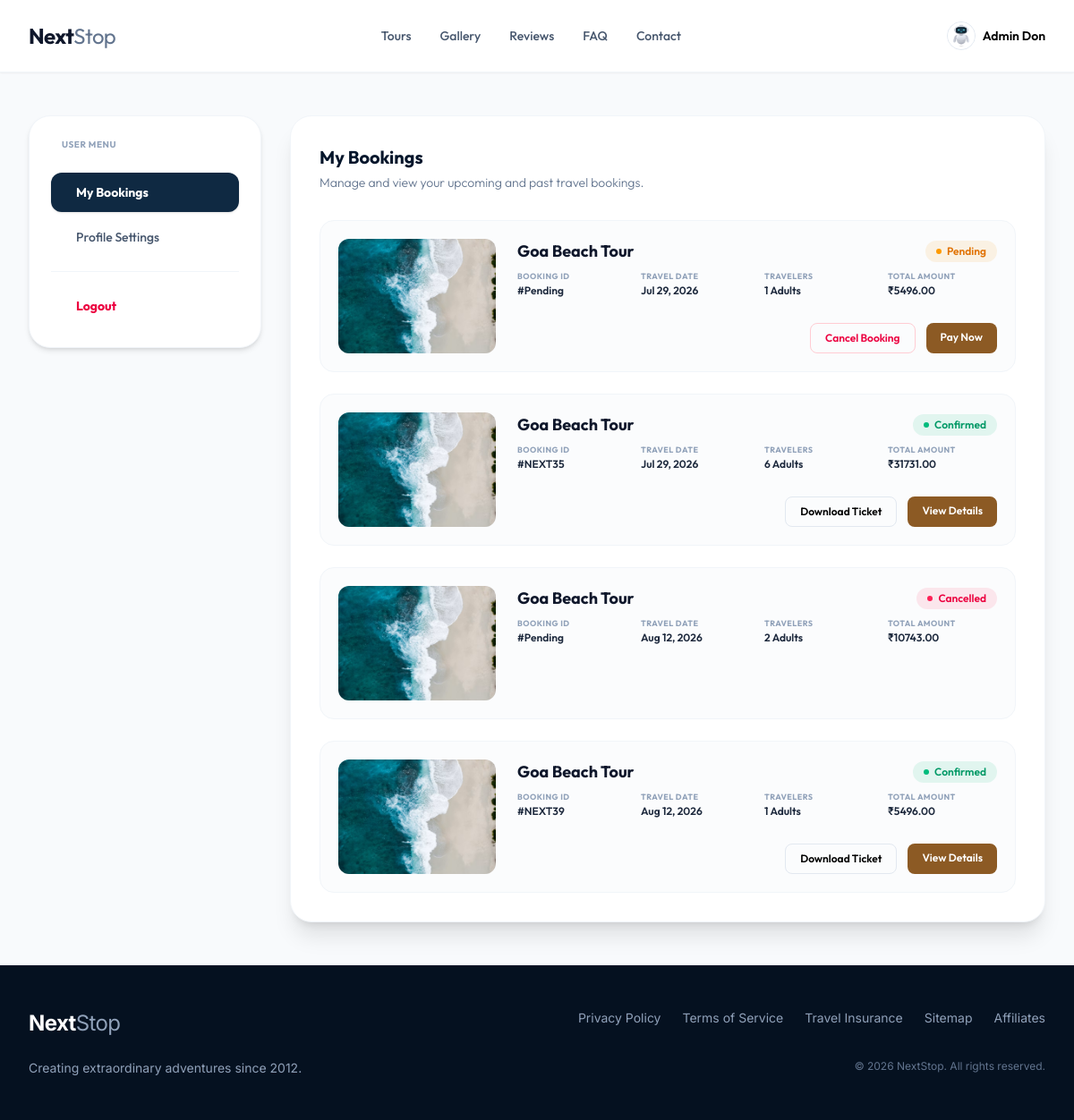
The page /user/ (signed in) on the database its author committed.
### user/models.py (models this page shows, shortened)
class User_Profile(models.Model):
  user = models.OneToOneField(User, on_delete=models.CASCADE, related_name='profile')
  phone = models.CharField(max_length=20)
  full_name = models.CharField(max_length=100)
  address = models.CharField(max_length=250, blank=True, null=True, default="")
  image = models.ImageField(upload_to='profile_pics', blank=True, null=True)

### booking/models.py (models this page shows, shortened)
class Booking(models.Model):
  PAYMENT_CHOICES = [
    ('pending', 'Pending'),
    ('paid', 'Paid'),
    ('failed', 'Failed')
  ]
  STATUS_CHOICES = [
    ('pending', 'Pending'),
    ('confirmed', 'Confirmed'),
    ('completed', 'Completed'),
    ('cancelled', 'Cancelled')
  ]
  user = models.ForeignKey(User, on_delete=models.CASCADE)
  package = models.ForeignKey(Packages, on_delete=models.CASCADE)
  payment_status = models.CharField(max_length=10, choices=PAYMENT_CHOICES)
  status = models.CharField(max_length=10, choices=STATUS_CHOICES)
  UTR_number = models.CharField(max_length=100, blank=True, null=True)
  amount = models.DecimalField(max_digits=10, decimal_places=2)
  updated_at = models.DateTimeField(auto_now=True)
  created_at = models.DateTimeField(auto_now_add=True)
  ticket_number = models.CharField(max_length=100, blank=True, null=True)
  number_of_persons = models.IntegerField(default=1)
  start_date = models.DateField()
  end_date = models.DateField()
  total_cost = models.DecimalField(max_digits=10, decimal_places=2)

### packages/models.py (models this page shows)
class Packages(models.Model):
  TAG_LINE = (
    ('Adventure', 'Adventure'),
    ('Relaxation', 'Relaxation'),
    ('Cultural', 'Cultural'),
    ('Romantic', 'Romantic'),
    ('Family', 'Family'),
    ('Luxury', 'Luxury'),
    ('Budget', 'Budget'),
    ('Best Seller', 'Best Seller'),
    ('None', 'None')
  )
  CATEGORY = (
    ('Beach', 'Beach'),
    ('Adventure', 'Adventure'),
    ('Culture', 'Culture'),
    ('Diving', 'Diving')
  )
  tag_line = models.CharField(max_length=100, choices=TAG_LINE, default='None')
  category = models.CharField(max_length=100, default='Uncategorized')
  location = models.CharField(max_length=255)
  mini_title = models.CharField(max_length=255)
  total_days = models.IntegerField()
  total_nights = models.IntegerField()
  starting_price = models.FloatField()
  max_people = models.IntegerField()
  main_title = models.CharField(max_length=255)
  description = models.TextField()
  category = models.CharField(max_length=100, choices=CATEGORY)
  created_at = models.DateTimeField(auto_now_add=True)

### user/views.py (the view, shortened to what this page needs)
# urls.py: path("", views.user_page, name="user_page"),
@login_required
def user_page(request):
  if not request.user.is_authenticated:
    return redirect('login')
  user_profile = User_Profile.objects.get(user=request.user)
  photo_form = UpdateUserProfilePhotoForm()
  profile_form = UserProfileForm(initial={
    'full_name': user_profile.full_name,
    'phone_number': user_profile.phone,
    'address': user_profile.address
  })
  formatted_user_data = user_data_dict(request)
  return render(request, "user/user_page.html", {
    'user_data': formatted_user_data,
    'form': profile_form,
    'form_photo': photo_form
  })

### user/templates/user/user_page.html (shortened to what this page needs)
{% extends 'layout/index.html' %}
{% load static %}
{% block main_content %}
<div class="max-w-7xl mx-auto px-4 sm:px-6 lg:px-8 py-12">
  <div class="grid grid-cols-1 lg:grid-cols-12 gap-8 items-start">
    <div class="lg:col-span-3">
      <div class="bg-white rounded-3xl border border-slate-100 shadow-md p-6 space-y-6">
        <span class="text-[10px] font-bold text-slate-400 uppercase tracking-wider block px-3">User Menu</span>
        <nav class="space-y-1.5" id="user-sidebar-menu">
          <button
            type="button"
            onclick="switchTab('bookings')"
            id="tab-btn-bookings"
            class="w-full flex items-center gap-3 px-4 py-3 rounded-xl text-sm font-bold text-white bg-[#0f2942] transition-colors text-left cursor-pointer shadow-sm"
          >
            <span>My Bookings</span>
          </button>
          <button
            type="button"
            onclick="switchTab('profile')"
            id="tab-btn-profile"
            class="w-full flex items-center gap-3 px-4 py-3 rounded-xl text-sm font-medium text-slate-600 hover:text-slate-900 hover:bg-slate-50 transition-colors text-left cursor-pointer"
          >
            <span>Profile Settings</span>
          </button>
          <hr class="border-slate-100 my-4">
          <form action="{% url 'logout' %}" method="post">
            <button type="submit" class="w-full flex items-center gap-3 px-4 py-3 rounded-xl text-sm font-bold text-rose-600 hover:bg-rose-50 transition-colors cursor-pointer text-left">
              <span>Logout</span>
            </button>
          </form>
        </nav>
      </div>
    </div>
    <div class="lg:col-span-9 space-y-6">
      <div id="tab-content-bookings" class="bg-white rounded-3xl border border-slate-100 shadow-xl p-6 sm:p-8 space-y-6">
        <div class="space-y-1">
          <h3 class="text-xl font-bold text-[#05162b]">My Bookings</h3>
          <p class="text-sm text-slate-500 font-light">Manage and view your upcoming and past travel bookings.</p>
        </div>
        <div class="space-y-6 pt-2">
          {% if user_data.my_booking %}
            {% for booking in user_data.my_booking %}
            <div class="flex flex-col md:flex-row gap-6 p-5 bg-slate-50/50 border border-slate-100 rounded-2xl hover:shadow-md transition-all">
              <div class="w-full md:w-44 h-32 rounded-xl overflow-hidden flex-shrink-0 bg-slate-100">
                {% if booking.package_image %}
                <img src="{{ booking.package_image }}" alt="{{ booking.package }}" class="w-full h-full object-cover">
                {% else %}
                <div class="w-full h-full flex items-center justify-center text-slate-300"><i class="ri-image-line text-3xl"></i></div>
                {% endif %}
              </div>
              <div class="flex-grow flex flex-col justify-between">
                <div class="space-y-2">
                  <div class="flex flex-wrap items-center justify-between gap-2">
                    <h4 class="text-lg font-bold text-slate-900">{{ booking.package }}</h4>
                    {% if booking.status == 'confirmed' %}
                    <span class="inline-flex items-center gap-1.5 px-3 py-1 rounded-full text-xs font-semibold bg-emerald-500/10 text-emerald-600">
                      <span class="w-1.5 h-1.5 rounded-full bg-emerald-500"></span>
                      Confirmed
                    </span>
                    {% elif booking.status == 'cancelled' %}
                    <span class="inline-flex items-center gap-1.5 px-3 py-1 rounded-full text-xs font-semibold bg-rose-500/10 text-rose-600">
                      <span class="w-1.5 h-1.5 rounded-full bg-rose-500"></span>
                      Cancelled
                    </span>
                    {% else %}
                    <span class="inline-flex items-center gap-1.5 px-3 py-1 rounded-full text-xs font-semibold bg-amber-500/10 text-amber-600">
                      <span class="w-1.5 h-1.5 rounded-full bg-amber-500"></span>
                      {{ booking.status|title }}
                    </span>
                    {% endif %}
                  </div>
                  <div class="grid grid-cols-2 sm:grid-cols-4 gap-4 text-xs text-slate-500 mt-2">
                    <div>
                      <p class="font-bold text-slate-400 uppercase tracking-wider text-[9px]">Booking ID</p>
                      <p class="font-semibold text-slate-800 mt-0.5">#{{ booking.ticket_number|default:"Pending" }}</p>
                    </div>
                    <div>
                      <p class="font-bold text-slate-400 uppercase tracking-wider text-[9px]">Travel Date</p>
                      <p class="font-semibold text-slate-800 mt-0.5">{{ booking.start_date|date:"M d, Y" }}</p>
                    </div>
                    <div>
                      <p class="font-bold text-slate-400 uppercase tracking-wider text-[9px]">Travelers</p>
                      <p class="font-semibold text-slate-800 mt-0.5">{{ booking.number_of_persons }} Adults</p>
                    </div>
                    <div>
                      <p class="font-bold text-slate-400 uppercase tracking-wider text-[9px]">Total Amount</p>
                      <p class="font-semibold text-slate-800 mt-0.5">₹{{ booking.total_cost }}</p>
                    </div>
                  </div>
                </div>
                <div class="flex gap-3 justify-end mt-4">
                  {% if booking.status == 'confirmed' %}
                  <a href="{% url 'booking_success_page' booking.id booking.UTR_number|default:'NA' 'NA' booking.package_id %}" class="px-4 py-2 border border-slate-200 hover:border-slate-350 text-slate-705 hover:text-slate-900 rounded-lg text-xs font-semibold transition-colors cursor-pointer text-center inline-block">
                    Download Ticket
                  </a>
                  <a href="{% url 'packages_detail_page' booking.package_id %}" class="px-4 py-2 bg-[#8c5a24] hover:bg-[#72491d] text-white rounded-lg text-xs font-semibold transition-colors text-center">
                    View Details
                  </a>
                  {% else %}
                  {% if booking.payment_status == 'pending' %}
                  <button type="button" onclick="cancelBooking('{{ booking.id }}', '{{ booking.package }}')" class="px-4 py-2 border border-rose-200 hover:bg-rose-50 text-rose-600 rounded-lg text-xs font-semibold transition-colors cursor-pointer">
                    Cancel Booking
                  </button>
                  {% endif %}
                  {% if booking.payment_status == 'pending' and booking.status != 'cancelled' %}
                  <a href="{% url 'payment_page' booking.package_id booking.start_date|date:'Y-m-d' booking.number_of_persons %}" class="px-4 py-2 bg-[#8c5a24] hover:bg-[#72491d] text-white rounded-lg text-xs font-semibold transition-colors text-center">
                    Pay Now
                  </a>
                  {% endif %}
                  {% endif %}
                </div>
              </div>
            </div>
            {% endfor %}
          {% endif %}
        </div>
      </div>
    </div>
  </div>
</div>
{% endblock %}

### templates/layout/index.html (shortened to what this page needs)
{% load static %}
{% load static tailwind_tags %}
<!doctype html>
<html lang="en" class="h-full">
  <head>
    {% tailwind_css %}
    <link href="https://cdn.jsdelivr.net/npm/remixicon@4.5.0/fonts/remixicon.css" rel="stylesheet" />
  </head>
  <body class="bg-slate-50 min-h-screen flex flex-col text-slate-850 antialiased">
    <header class="sticky top-0 z-50 bg-white/95 backdrop-blur-md border-b border-slate-100 shadow-xs">
      <div class="max-w-7xl mx-auto px-4 sm:px-6 lg:px-8">
        <div class="flex items-center justify-between h-20">
          <div class="flex-shrink-0 flex items-center">
            <a href="{% url 'home' %}" class="text-2xl font-bold tracking-tight text-slate-900">
              Next<span class="font-normal text-slate-500">Stop</span>
            </a>
          </div>
          <nav class="hidden md:flex space-x-8">
            <a href="{% url 'packages_page' %}" class="{% if request.resolver_match.url_name == 'packages_page' %}text-slate-900 underline underline-offset-4{% else %}text-slate-600{% endif %} text-sm font-medium text-slate-600 hover:text-slate-900 transition-colors py-2">Tours</a>
            <a href="{% url 'gallery_page' %}" class="{% if request.resolver_match.url_name == 'gallery_page' %}text-slate-900 underline underline-offset-4{% else %}text-slate-600{% endif %} text-sm font-medium text-slate-600 hover:text-slate-900 transition-colors py-2">Gallery</a>
            <a href="{% url 'review_page' %}" class="{% if request.resolver_match.url_name == 'review_page' %}text-slate-900 underline underline-offset-4{% else %}text-slate-600{% endif %} text-sm font-medium text-slate-600 hover:text-slate-900 transition-colors py-2">Reviews</a>
            <a href="{% url 'FAQ_page' %}" class="{% if request.resolver_match.url_name == 'FAQ_page' %}text-slate-900 underline underline-offset-4{% else %}text-slate-600{% endif %} text-sm font-medium text-slate-600 hover:text-slate-900 transition-colors py-2">FAQ</a>
            <a href="{% url 'contact_page' %}" class="{% if request.resolver_match.url_name == 'contact_page' %}text-slate-900 underline underline-offset-4{% else %}text-slate-600{% endif %} text-sm font-medium text-slate-600 hover:text-slate-900 transition-colors py-2">Contact</a>
          </nav>
          <div class="hidden md:flex items-center space-x-6">
            {% if user.is_authenticated %}
              <a href="{% url 'user_page' %}" class="flex items-center gap-2 group focus:outline-none">
                <div class="w-8 h-8 rounded-full border border-slate-200 overflow-hidden bg-slate-100 ring-2 ring-transparent group-hover:ring-[#8c5a24] transition-all flex-shrink-0">
                  {% if user.profile.image %}
                    <img src="{{ user.profile.image.url }}" alt="Profile" class="w-full h-full object-cover">
                  {% else %}
                    <img src="{% static 'images/default_user.jpeg' %}" alt="Profile" class="w-full h-full object-cover">
                  {% endif %}
                </div>
                <span class="text-sm font-semibold text-slate-650 group-hover:text-slate-900 transition-colors">
                  {{ user.profile.full_name|default:user.username }}
                </span>
              </a>
            {% else %}
              <a href="{% url 'login' %}" class="text-sm font-medium text-slate-600 hover:text-slate-900 transition-colors">Login</a>
            {% endif %}
          </div>
        </div>
      </div>
    </header>
    <main class="flex-grow">
      {% block main_content %} {% endblock %}
    </main>
    <footer class="bg-[#051120] text-slate-400 py-12 border-t border-slate-900 font-inter">
      <div class="max-w-7xl mx-auto px-4 sm:px-6 lg:px-8">
        <div class="hidden md:grid grid-cols-2 gap-y-6 items-start">
          <div>
            <a href="{% url 'home' %}" class="text-2xl font-bold tracking-tight text-white">
              Next<span class="font-normal text-slate-400">Stop</span>
            </a>
          </div>
          <div class="flex justify-end space-x-6 text-sm">
            <a href="#" class="hover:text-white transition-colors">Privacy Policy</a>
            <a href="#" class="hover:text-white transition-colors">Terms of Service</a>
            <a href="#" class="hover:text-white transition-colors">Travel Insurance</a>
            <a href="#" class="hover:text-white transition-colors">Sitemap</a>
            <a href="#" class="hover:text-white transition-colors">Affiliates</a>
          </div>
          <div class="text-sm text-slate-400">
            Creating extraordinary adventures since 2012.
          </div>
          <div class="flex justify-end items-center text-xs text-slate-500">
            <p class="text-right">
              &copy; 2026 NextStop. All rights reserved.
            </p>
          </div>
        </div>
      </div>
    </footer>
  </body>
</html>

### templates/layout/index.html (style rules this page uses)
body { font-family: 'Outfit', 'Inter', sans-serif; }
.font-inter { font-family: 'Inter', sans-serif; }

### rows shown on the page
Booking: package "Goa Beach Tour", status "Pending", ticket_number "Pending", start_date "Jul 29, 2026", number_of_persons "1", total_cost "5496.00", payment_status "Pay Now"
Packages: package "Goa Beach Tour" "Goa Beach Tour" "Goa Beach Tour"
Booking: status "confirmed" (drawn), ticket_number "NEXT35", start_date "Jul 29, 2026", total_cost "31731.00"
Booking: status "cancelled" (drawn), start_date "Aug 12, 2026", total_cost "10743.00"
Booking: status "confirmed" (drawn), ticket_number "NEXT39", start_date "Aug 12, 2026", total_cost "5496.00"

### other values the page prints
{{ user.profile.full_name|default:user.username }} "Admin Don"
{{ booking.number_of_persons }} "6" "2" "1"
{{ booking.ticket_number|default:"Pending" }} "Pending"
